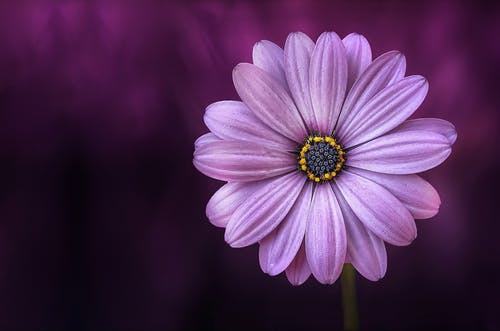
#> input picture image/flower.jpg, 500 x 331 px, found by its file name
$ jupyter execute flipping.ipynb
#> lines starting #> are read from the running program, lines starting #| are printed output that depends on the picture
## **In this code, we will explore on flipping the image.**

First we need to mount our code with google drive.

[cell 1]
# To mount code with google drive
from google.colab import drive
drive.mount('/content/drive')

Import all the package that we will use for the code.

[cell 2]
# Import the necessary packages
import argparse
import cv2
from google.colab.patches import cv2_imshow

Set the path for the image that we will use for testing the code.

When you mount the code, folder **"drive"** will appear on the left screen when you click the **"file"** symbol. Then you just need to find the image in your drive and right click on that image.

A pop up will show some list then just click **"copy path"**. After that you just need to paste the path here.

[cell 3]
# Construct the argument parser and parse the arguments
args = {
	# Task 1
	"image": '/content/drive/My Drive/Colab Notebooks/Image-Processing/corona.png',
	"image2": '/content/drive/My Drive/Colab Notebooks/Image-Processing/flower.jpg'
}

Now that we have the path to the image, we can load it off the disk using the cv2.imread function on Line 1. The cv2.imread function returns a NumPy array representing the image.

Then, displaying the actual image on our screen. The parameter is a reference to the image we loaded before.

[cell 4]
# Task 2
# Load the image and show it here :
image = cv2.imread(args['image2'])
#> image is the input picture: shape (331, 500, 3); mean B, G, R 84.9, 46.4, 81.3
cv2_imshow(image)

Flipping an image is accomplished by making a call to the cv2.flip function on Line 2. The cv2.flipmethod requires two arguments: the image we want to ﬂip and a ﬂip code that is used to determine how we are going to ﬂip the image.

Using a ﬂip code value of 1 indicates that we are going to ﬂip the image horizontally, around the y-axis (Line 2).

[cell 5]
# Task 3
# Flip the image horizontally and show the image
flippedy = cv2.flip(image,1)
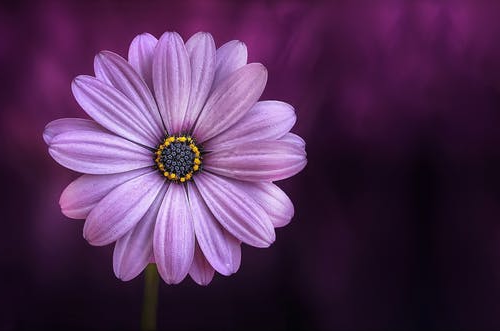
#> flippedy: shape (331, 500, 3); mean B, G, R 84.9, 46.4, 81.3

cv2_imshow(image)
cv2_imshow(flippedy)

Specifying a ﬂip code of 0 indicates that we want to ﬂip the image vertically, around the x-axis (Line 2).

[cell 6]
# Task 4
# Flip the image vertically and show the image
flippedx = cv2.flip(image,0)
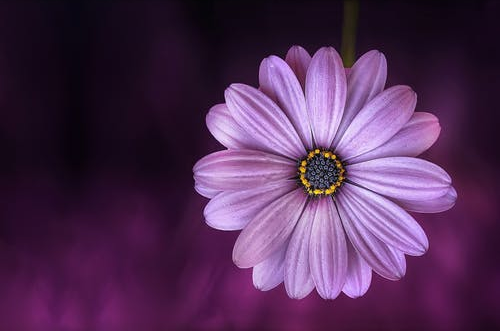
#> flippedx: shape (331, 500, 3); mean B, G, R 84.9, 46.4, 81.3
cv2_imshow(image)
print('---------------------------------')
cv2_imshow(flippedx)

Finally, using a negative ﬂip code (Line 2) ﬂips the image around both axes.

[cell 7]
# Task 5
# Flip the image along both axes and show the image
flippedboth = cv2.flip(image,-1)
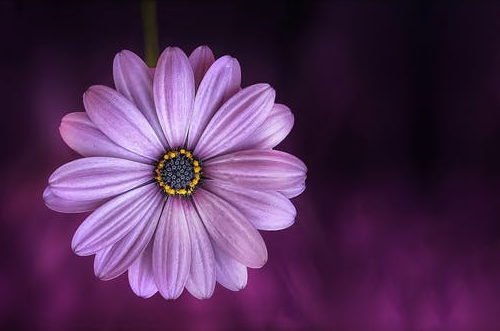
#> flippedboth: shape (331, 500, 3); mean B, G, R 84.9, 46.4, 81.3
cv2_imshow(image)
print('---------------------------------')
cv2_imshow(flippedboth)

$ run again, with image/test_image_2.png saved as image/flower.jpg
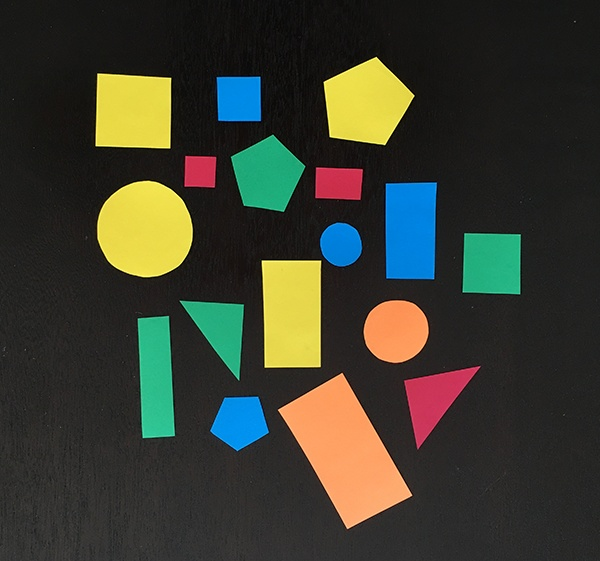
#> input picture image/test_image_2.png, 600 x 561 px, found by its file name
#> image is the input picture: shape (561, 600, 3); mean B, G, R 47.3, 60.1, 58.3
#> `flippedx = cv2.flip(image,0)`:
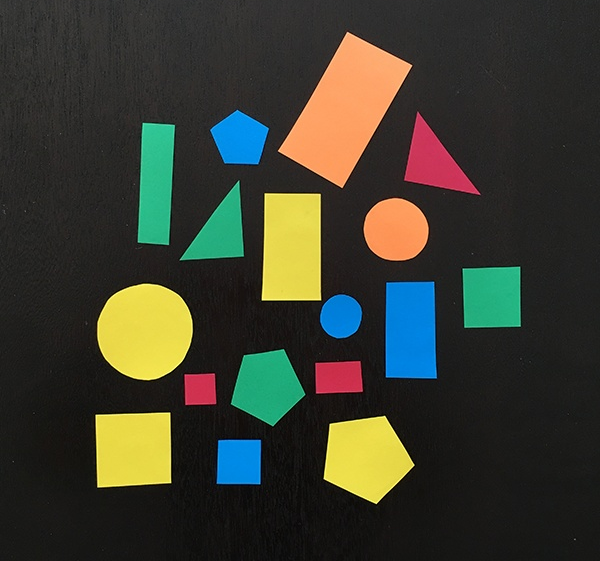
#> flippedx: shape (561, 600, 3); mean B, G, R 47.3, 60.1, 58.3
#> `flippedboth = cv2.flip(image,-1)`:
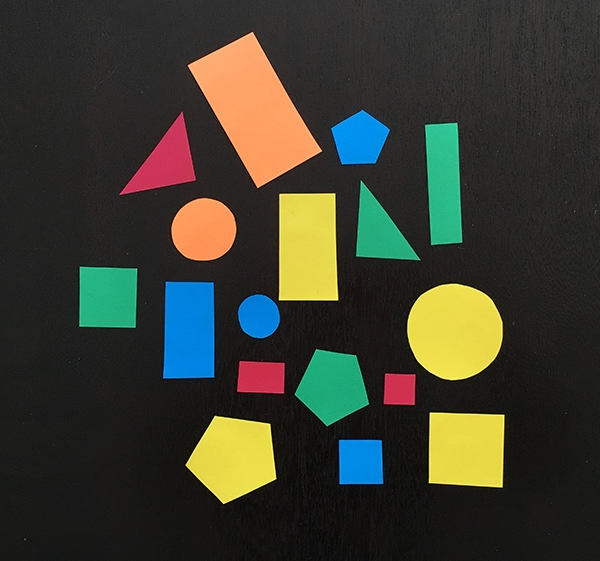
#> flippedboth: shape (561, 600, 3); mean B, G, R 47.3, 60.1, 58.3
